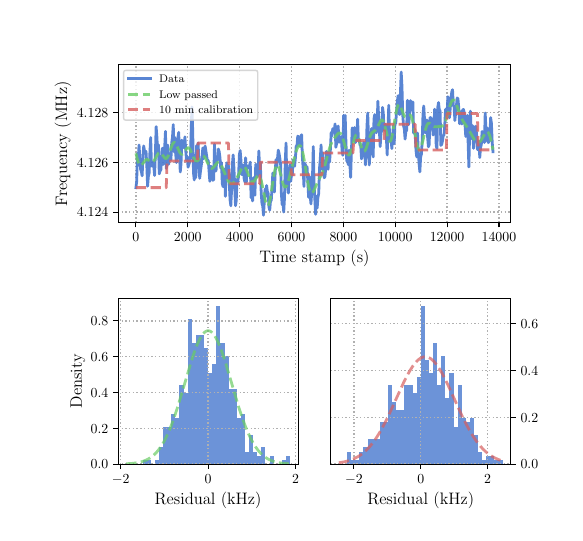

The script that saved this image:
import pandas as pd
import numpy as np
import matplotlib.pyplot as plt
from scipy import stats
from scipy.optimize import curve_fit
import graph_style

graph_style.set_graph_style(1.0)


def unpack_data(path):
    """Download data from Grafana with "Formatted data" disabled."""
    df = pd.read_csv(path, header=[0])
    df = df[df["artiq.mean"].notna()]
    df["Time (s)"] = (df["Time"] - df["Time"].min()) * 1e-3

    t = df["Time (s)"].values
    f = df["artiq.mean"].values * 1e6
    return t, f


def gaussian(x, A, mu, sigma):
    return A * np.exp(-0.5 * ((x - mu) / sigma) ** 2)


def format_with_uncertainty(value, error):
    error_magnitude = int(np.floor(np.log10(abs(error))))
    error_digit = int(round(error / 10**error_magnitude))
    if error_digit == 10:
        error_digit = 1
        error_magnitude += 1
    value_rounded = round(value / 10**error_magnitude) * 10**error_magnitude
    precision = max(0, -error_magnitude)

    if error_magnitude > 0:
        error_display = error_digit * 10**error_magnitude
    else:
        error_display = error_digit

    return f"{value_rounded:.{precision}f}({error_display})"


path = r"../make_figure/Tickle mode frequency-data-2025-05-15 19_19_54.csv"
date_reference = "2025-05-10"
t_scale = 15

# path = r"../make_figure/Tickle mode frequency-data-2025-05-28 21_01_20.csv"
# date_reference = "2025-05-28"
# t_scale = 10

t, f = unpack_data(path)
# t = t[50:]
# f = f[50:]


"""Each point takes t_scale seconds. Assume we calibrate every 10 minutes"""
calib_time = 600 / t_scale
pfit = np.array([f[int(x // calib_time * calib_time)] for x in range(len(t))])

"""Fourier transform to see spectrum"""
F = np.fft.fft(f)
freqs = np.fft.fftfreq(len(t), d=t[1] - t[0])  # frequency bins
"""
plt.figure("FFT")

mask = freqs >= 0
freqs_pl = freqs[mask]
plt.plot(freqs_pl, np.abs(F)[mask])
plt.yscale("log")
plt.xscale("log")
plt.ylabel("Amplitude")
plt.xlabel("Frequency / Hz")
"""

# Low-pass filter: zero out frequencies above cutoff
cutoff = 1.67e-3  # Hz # Need an estimate of thermal frequency cutoff
F_lowpass = F.copy()
F_lowpass[np.abs(freqs) > cutoff] = 0

# Inverse FFT to get lowpass signal
f_lowpass = np.fft.ifft(F_lowpass).real
fig = plt.figure("Time scans")
fig_width = graph_style.get_fig_width()
fig_height = 1.5 * fig_width / graph_style.get_phi()
fig.set_size_inches(fig_width, fig_height)


ax0 = plt.subplot2grid(shape=(100, 100), loc=(0, 10), colspan=87, rowspan=38)
ax1 = plt.subplot2grid(shape=(100, 100), loc=(56, 10), colspan=40, rowspan=40)
ax2 = plt.subplot2grid(shape=(100, 100), loc=(56, 57), colspan=40, rowspan=40)

ax = [ax0, ax1, ax2]

ax[0].plot(t, f * 1e-6, label="Data", alpha=0.9, ls="-")
ax[0].plot(t, f_lowpass * 1e-6, label="Low passed", alpha=graph_style.get_alpha())
ax[0].plot(t, pfit * 1e-6, alpha=graph_style.get_alpha(), label="10 min calibration")
ax[0].set_xlabel("Time stamp (s)")
ax[0].set_ylabel("Frequency (MHz)")
ax[0].legend(fontsize=8, loc="upper left")


#  residues
def get_residue(residue, axis):
    residue = residue / 1000  # convert to kHz
    rang = np.max(np.abs(residue)) * np.array([-1, 1])
    mu = np.mean(residue)
    sigma = np.std(residue)
    A = 1 / (sigma * np.sqrt(2 * np.pi))

    n = len(residue)
    mu_err = sigma / np.sqrt(n)
    sigma_err = sigma / np.sqrt(2 * (n - 1))

    print(f"sigma = {sigma:.2f} +/- {sigma_err:.2f} Hz")
    mu_formatted = format_with_uncertainty(mu, mu_err)
    sigma_formatted = format_with_uncertainty(sigma, sigma_err)

    x = np.linspace(rang[0], rang[1], 1000)
    y = gaussian(x, A, mu, sigma)

    nbins = 40
    ax[axis].hist(
        residue,
        bins=nbins,
        range=rang,
        density=True,
        alpha=0.8,
        label=f"Residuals \nnbins={nbins}\n",
    )
    if axis == 2:
        plt.plot(0, 0, alpha=0)
    ax[axis].plot(
        x,
        y,
        alpha=0.7,
        label=f"Gaussian fit\n$\mu$={mu_formatted} Hz\n$\sigma$={sigma_formatted} Hz",
    )
    # ax[axis].ticklabel_format(axis="y", style="sci", scilimits=(0, 0))
    ax[axis].set_xlabel("Residual (kHz)")


ax2.yaxis.tick_right()
ax[1].set_ylabel("Density")

residue_calib = f - pfit
residue_thermal = f - f_lowpass

ax2.set_title("Calibration every 10 min")
ax1.set_title("Thermal drift (10 min cutoff)")
# add text to the top right corner with residual width
textstr = f"$\sigma =$ {format_with_uncertainty(np.std(residue_calib), np.std(residue_calib) / np.sqrt(len(residue_calib)))} Hz"
ax2.text(
    0.95,
    0.95,
    textstr,
    transform=ax2.transAxes,
    verticalalignment="top",
    horizontalalignment="right",
    fontsize=12,
)

textstr = f"$\sigma =$ {format_with_uncertainty(np.std(residue_thermal), np.std(residue_thermal) / np.sqrt(len(residue_thermal)))} Hz"
ax1.text(
    0.95,
    0.95,
    textstr,
    transform=ax1.transAxes,
    verticalalignment="top",
    horizontalalignment="right",
    fontsize=12,
)


print("Thermal mode residuals:")
get_residue(residue_thermal, 1)
print("Calibration mode residuals:")
get_residue(residue_calib, 2)

plt.show()
# plt.savefig("mode_drift.pdf")
